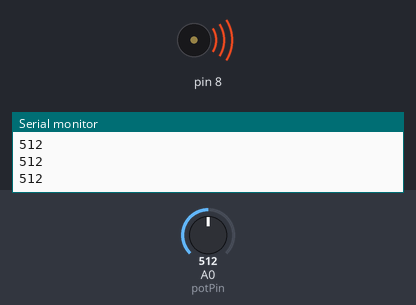
Bench run of a sketch on a simulated Arduino Uno, built with avr-gcc and run on an emulated ATmega328P. Shown: buzzer (waves = sounding), the last lines printed to the serial monitor. The test bench sets the inputs (shaded band); at power-on: A0 (potPin) = 512.

Above: at 1.2 s.
1.3 s: A0 (potPin) set to 106
At 2.4 s:
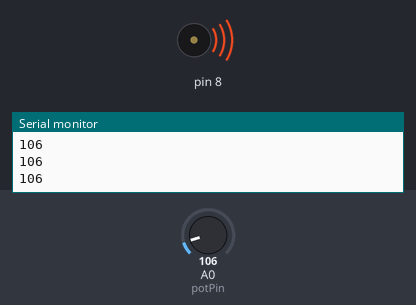
2.8 s: A0 (potPin) set to 91
At 3.2 s:
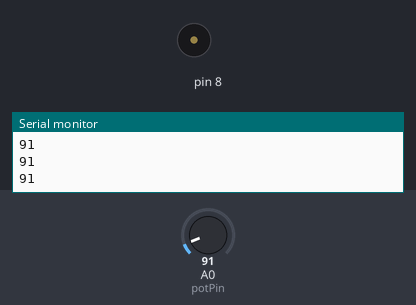
4.3 s: A0 (potPin) set to 110
At 5.5 s:
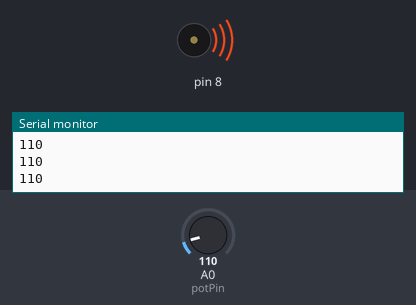
5.8 s: A0 (potPin) set to 90
At 6.7 s:
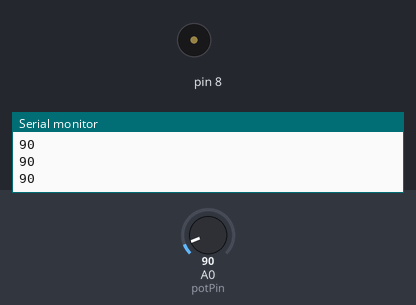
Timing chart, 0 to 8.3 s (numbered marks = the images above; inputs shaded):
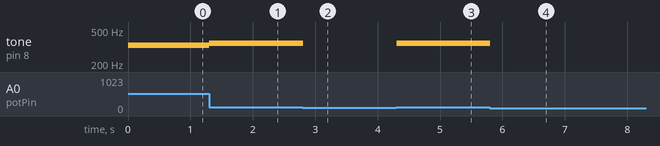

Measured:
- the behaviour switches between 100 and 99 on A0 (potPin) (found by bisection; images 1 and 2)
- after the input at 1.3 s, tone on pin 8: 330 Hz → 349 Hz at once
- after the input at 2.8 s, tone on pin 8: 349 Hz → silent at once
- after the input at 4.3 s, tone on pin 8: silent → 349 Hz at once
- after the input at 5.8 s, tone on pin 8: 349 Hz → silent at once

The sketch:

notas_con_potenci_metro.ino
```cpp
/*
 * nombre Bangwei
 * fecha 12/02/2021
 *
 * este programa parte del teclado y utiliza un potenciómetro en vez de botones
 *
 *
 */


int sensorValue;
int sensorLow = 1023;
int sensorHigh = 0;

int const potPin = A0;


bool play = false;
int notes[] = {262,294,330,349};
//relaciona cada valor de la lista anterior con uno de esta

void setup(){
  Serial.begin(9600);
}

void loop(){
    checkPotenciometer();
  if (play) {
   sound();
  }
}


void checkPotenciometer() {
  int sensorValue = analogRead(A0);

//lee un valor entre 0 y 1024 dependiendo de qué botón está pulsado

  Serial.println(sensorValue);

  if(sensorValue >=768 && sensorValue<=1023){
    tone(8, notes[0]);
  }
  else if(sensorValue >= 513 && sensorValue<=767){
    tone(8, notes[1]);
  }
  else if(sensorValue >= 256 && sensorValue <= 512){
    tone(8, notes[2]);
  }
  else if(sensorValue >= 100 && sensorValue <=255){
    tone(8, notes[3]);
  }
  else{
    noTone(8);
}
}
void sound() {


  int pitch =
   map(sensorValue,50,1023, 50, 4000);
       Serial.print("Botón valor:");
  Serial.println(sensorValue);

  tone(8,pitch,20);}
```
